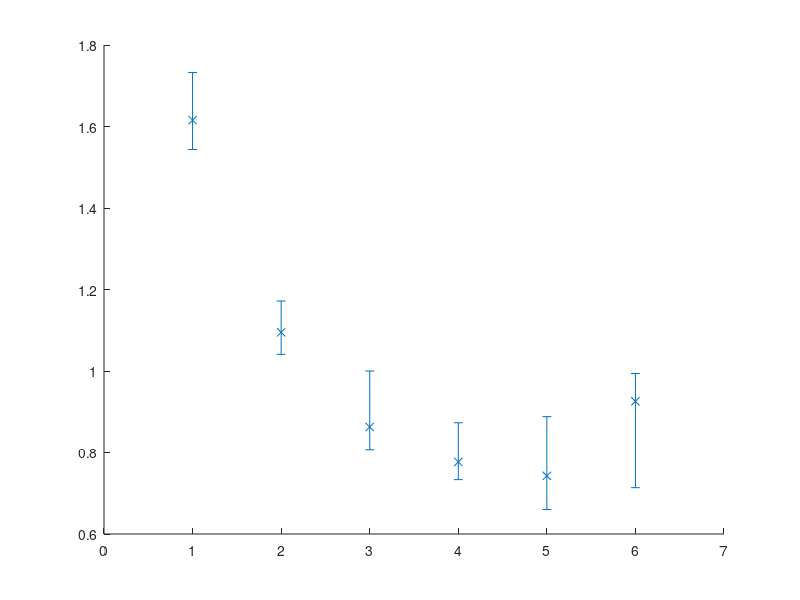

Write the MATLAB code that produced this figure. (Note: this script raises an error after producing the figure.)
h1_1 = [1.673993121 1.636122644 1.636752408 1.603712964 1.615553890 1.575599881 1.668105698 1.543475235 1.732544110 1.582745502];
h2_1 = [0.369814226 0.366647711 0.366584108 0.368123108 0.373599298 0.371295242 0.370207373 0.395951809 0.378474753 0.361744592];
h1_2 = [1.171817585 1.094966122 1.040884106 1.169455262 1.112231285 1.090573793 1.091937195 1.116968936 1.059731191 1.110623735];
h1_4 = [0.876274857 0.842640645 0.862629769 0.935085344 0.992904794 1,061872645 0.941124454 0.829149965 0.860998055 0.806683293];
h1_6 = [0.839734167 0.801975465 0.773184962 0.872963883 0.784626600 0.806714303 0.760305022 0.752147426 0.776952183 0.733466630];
h1_12 = [0.888028521 0.822883051 0.660108333 0.742719353 0.727260140 0.674627602 0.801118994 0.691077268 0.769514279 0.777417822];
h1_20 = [0.713709594 0.925542806 0.993826344 0.854679090 0.824486278 0.963773373 0.952306050 0.893426526 0.926289002 0.958982734];

h1_1 = sort(h1_1);
h1_2 = sort(h1_2);
h1_4 = sort(h1_4);
h1_6 = sort(h1_6);
h1_12 = sort(h1_12);
h1_20 = sort(h1_20);
h2_1 = sort(h2_1);

hold on

x = 1:6;
y = [h1_1(5) h1_2(5) h1_4(5) h1_6(5) h1_12(5) h1_20(5)];
yneg = [h1_1(5) - h1_1(1), h1_2(5) - h1_2(1), h1_4(5) - h1_4(1), h1_6(5) - h1_6(1), h1_12(5) - h1_12(1), h1_20(5) - h1_20(1)];
ypos = [h1_1(10) - h1_1(5), h1_2(10) - h1_2(5), h1_4(10) - h1_4(5), h1_6(10) - h1_6(5), h1_12(10) - h1_12(5), h1_20(10) - h1_20(5)];

p = errorbar(x, y, yneg, ypos, 'x');
p.LineWidth = 1;
xlabel('connection pool size')
ylabel('data transfer time(s)')
title('data transfer time by connection pool size')
labels = {'1', '2', '4', '6', '12', '20'};
set(gca, 'XTick', 1:6, 'XTickLabel', labels);
